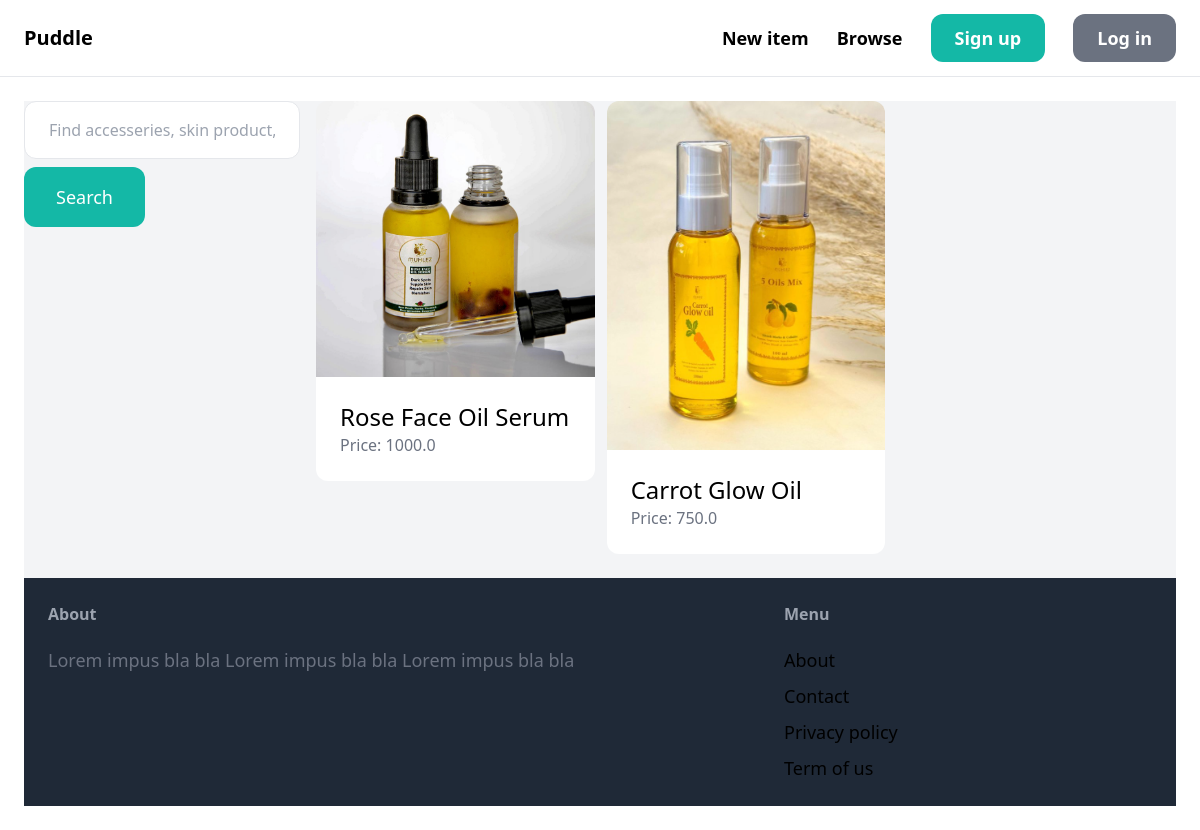
The app's page /items/, older data.
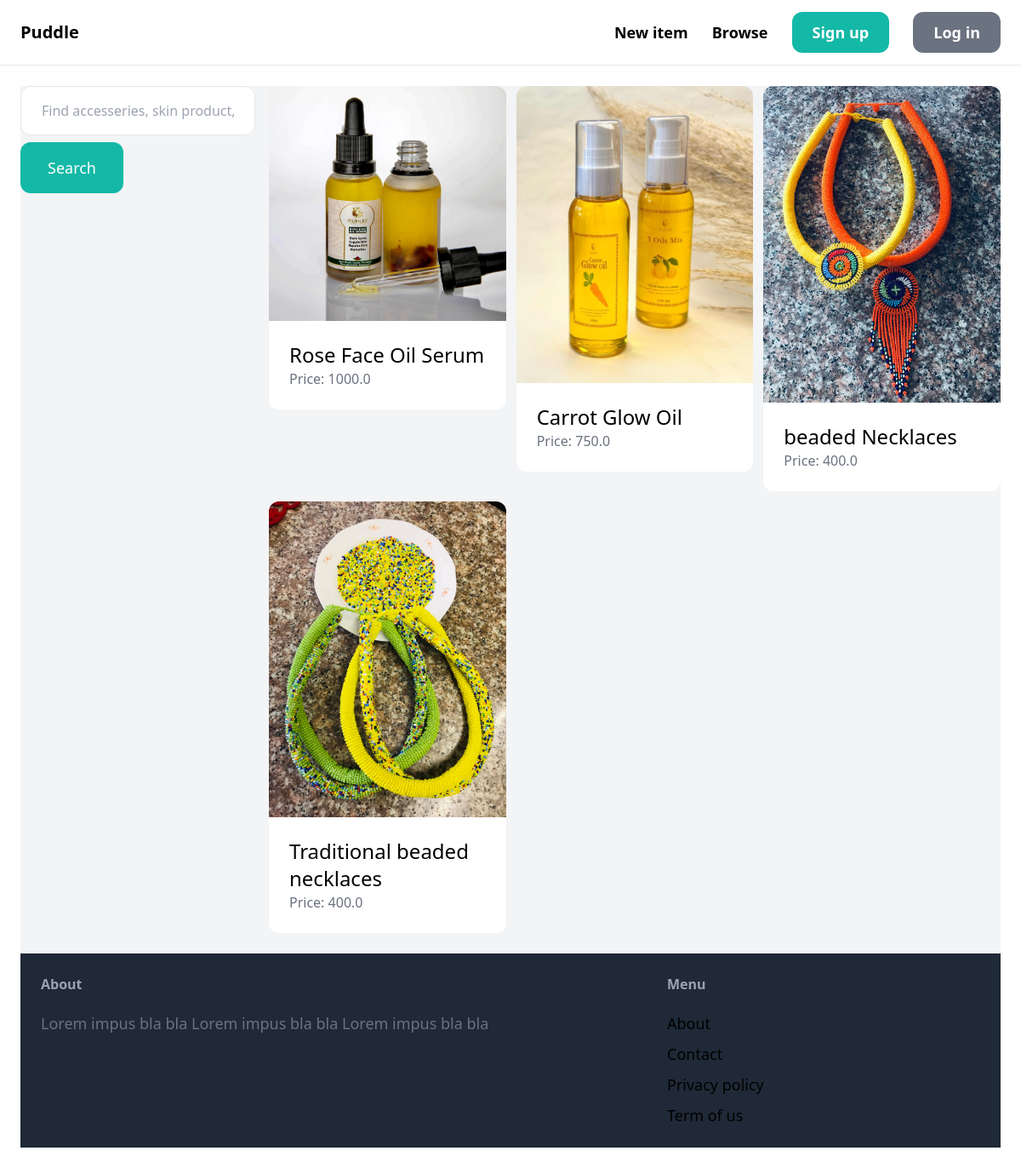
The same page, newer data.
### item/models.py (models this page shows, shortened)
class Item(models.Model):
    category = models.ForeignKey(Category,related_name="items",on_delete=models.CASCADE)
    name = models.CharField(max_length=255)
    description = models.TextField(blank=True,null=True)
    price = models.FloatField()
    image = models.ImageField(upload_to='item_images',blank=True,null=True)
    is_sold = models.BooleanField(default=False)
    created_by = models.ForeignKey(User, related_name="items",on_delete=models.CASCADE)
    created_at = models.DateTimeField(auto_now_add=True)

### item/views.py (the view)
# urls.py: path('', views.browse, name='browse'),
def browse(request):
    items = Item.objects.filter(is_sold=False)
    return render(request, 'item/browse.html',{
        'items':items
    })

### templates/item/browse.html (shortened to what this page needs)
{% extends "core/base.html" %}
{% block content %}
    <div class=" pb-6 grid grid-cols-4 gap-4 bg-gray-100">
        <div class="col-span-1">
            <form method="get" action="{% url 'item:browse'%}">
                <input name="query" class="w-full py-4 px-6 border rounded-xl" type="text" value="{{query}}"placeholder="Find accesseries, skin product, clothes....">
                <button class="mt-2 py-4 px-8 text-lg bg-teal-500 text-white rounded-xl">Search</button>
            </form>
        </div>
        <div class="col-span-3">
            <div class="grid grid-cols-3 gap-3">
                {% for item in items%}
                    <div>
                        <a href="{% url 'item:detail' item.id %}">
                            <div>
                                <img src="{{ item.image.url}}" class="rounded-t-xl">
                            </div>
                            <div class="p-6 bg-white rounded-b-xl">
                                <h2 class="text-2xl">{{item.name}}</h2>
                                <p class='text-gray-500'>Price: {{item.price}}</p>
                            </div>
                        </a>
                    </div>
            {% endfor %}
        </div>
    </div>
{%endblock%}

Row changes from the older to the newer data that the page shows:
added Item: image (picture), name "beaded Necklaces", price "400.0"
added Item: image (picture), name "Traditional beaded necklaces", price "400.0"
